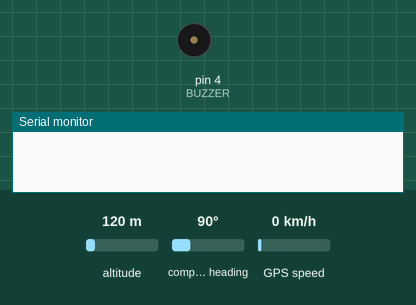
A sketch run on a simulated Arduino Uno, built with avr-gcc and run on an emulated ATmega328P. Shown: buzzer (waves = sounding, pin HIGH), the last lines printed to the serial monitor. Inputs (shaded band) come from the test bench; at power-on: altitude 120 m, compass heading 90°, GPS speed 0 km/h. The GPS gets a fix after 3 s at 37.7749, -122.4194 with 8 satellites; the modem accepts every AT command (registered, SIM ready, sends succeed) and sends nothing else.

Above: at 0.1 s.
At 27.2 s:
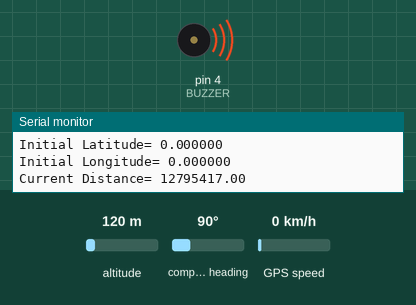
Timing chart, 0 to 37.0 s (numbered marks = the images above):
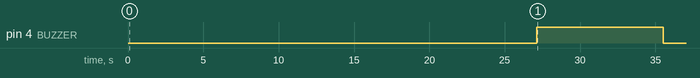

Measured:
- by itself, pin 4 (BUZZER): LOW → HIGH at 27.1 s, → LOW 8.4 s later

The sketch:

sketch_arduinoIDE.ino
```cpp
#include <SoftwareSerial.h>
#include <AltSoftSerial.h>
#include <TinyGPS++.h>

//--------------------------------------------------------------
// Enter your personal phone number to receive SMS alerts.
// Phone number must start with country code.
const String PHONE = "ENTER_PHONE_NUMBER";
//--------------------------------------------------------------

// GSM Module RX pin to Arduino 3
// GSM Module TX pin to Arduino 2
#define rxPin 2
#define txPin 3
SoftwareSerial sim800(rxPin, txPin);

// GPS Module RX pin to Arduino 9
// GPS Module TX pin to Arduino 8
AltSoftSerial neogps;
TinyGPSPlus gps;

//--------------------------------------------------------------
#define BUZZER 4

// Alarm
int buzzer_timer = 0;
bool alarm = false;
boolean send_alert_once = true;

//--------------------------------------------------------------
// Size of the geo fence (in meters)
const float maxDistance = 30;

//--------------------------------------------------------------
float initialLatitude = 0;
float initialLongitude = 0;
float latitude, longitude;

//--------------------------------------------------------------
void getGps(float& latitude, float& longitude);

/*****************************************************************************************
 * setup() function
 *****************************************************************************************/
void setup() {
    Serial.begin(9600);
    sim800.begin(9600);
    neogps.begin(9600);
    pinMode(BUZZER, OUTPUT);

    sim800.println("AT"); // Check GSM Module
    delay(1000);
    sim800.println("ATE1"); // Echo ON
    delay(1000);
    sim800.println("AT+CPIN?"); // Check SIM ready
    delay(1000);
    sim800.println("AT+CMGF=1"); // SMS text mode
    delay(1000);
    sim800.println("AT+CNMI=1,1,0,0,0"); // Decide how newly arrived SMS should be handled
    delay(1000);

    delay(20000);
    buzzer_timer = millis();
}

/*****************************************************************************************
 * loop() function
 *****************************************************************************************/
void loop() {
    getGps(latitude, longitude);

    float distance = getDistance(latitude, longitude, initialLatitude, initialLongitude);

    Serial.print("Latitude= "); Serial.println(latitude, 6);
    Serial.print("Longitude= "); Serial.println(longitude, 6);
    Serial.print("Initial Latitude= "); Serial.println(initialLatitude, 6);
    Serial.print("Initial Longitude= "); Serial.println(initialLongitude, 6);
    Serial.print("Current Distance= "); Serial.println(distance);

    // Set alarm on?
    if (distance > maxDistance) {
        if (send_alert_once) {
            digitalWrite(BUZZER, HIGH);
            sendAlert();
            alarm = true;
            send_alert_once = false;
            buzzer_timer = millis();
        }
    } else {
        send_alert_once = true;
    }

    // Handle alarm
    if (alarm) {
        if (millis() - buzzer_timer > 5000) {
            digitalWrite(BUZZER, LOW);
            alarm = false;
            buzzer_timer = 0;
        }
    }

    // Handle GSM and serial communication
    while (sim800.available()) {
        Serial.println(sim800.readString());
    }

    while (Serial.available()) {
        sim800.println(Serial.readString());
    }
}

/*****************************************************************************************
 * getDistance() function
 *****************************************************************************************/
// Calculate distance between two points
float getDistance(float flat1, float flon1, float flat2, float flon2) {
    float dist_calc = 0;
    float dist_calc2 = 0;
    float diflat = 0;
    float diflon = 0;

    diflat = radians(flat2 - flat1);
    flat1 = radians(flat1);
    flat2 = radians(flat2);
    diflon = radians(flon2 - flon1);

    dist_calc = pow(sin(diflat / 2.0), 2);
    dist_calc2 = cos(flat1) * cos(flat2) * pow(sin(diflon / 2.0), 2);
    dist_calc += dist_calc2;

    dist_calc = 2 * atan2(sqrt(dist_calc), sqrt(1.0 - dist_calc));
    dist_calc *= 6371000.0; // Converting to meters

    return dist_calc;
}

/*****************************************************************************************
 * getGps() function
 *****************************************************************************************/
void getGps(float& latitude, float& longitude) {
    boolean newData = false;
    for (unsigned long start = millis(); millis() - start < 2000;) {
        while (neogps.available()) {
            if (gps.encode(neogps.read())) {
                newData = true;
                break;
            }
        }
    }

    if (newData) { // If newData is true
        latitude = gps.location.lat();
        longitude = gps.location.lng();
    } else {
        Serial.println("No GPS data is available");
        latitude = 0;
        longitude = 0;
    }
}

/*****************************************************************************************
 * sendAlert() function
 *****************************************************************************************/
void sendAlert() {
    String sms_data;
    sms_data = "Alert! The object is outside the fence.\r";
    sms_data += "http://maps.google.com/maps?q=loc:";
    sms_data += String(latitude) + "," + String(longitude);

    sim800.print("AT+CMGF=1\r");
    delay(1000);
    sim800.print("AT+CMGS=\"" + PHONE + "\"\r");
    delay(1000);
    sim800.print(sms_data);
    delay(100);
    sim800.write(0x1A); // ASCII code for Ctrl-Z
    delay(1000);

    Serial.println("SMS Sent Successfully.");
}
```
